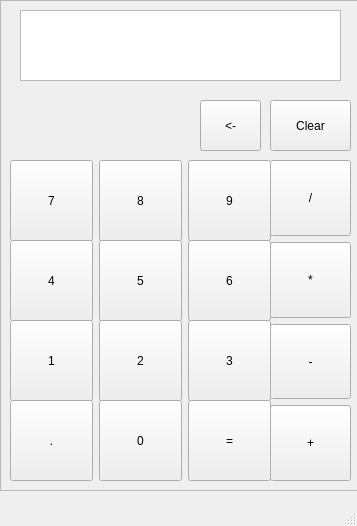
<?xml version="1.0" encoding="UTF-8"?>
<ui version="4.0">
 <class>MainWindow</class>
 <widget class="QMainWindow" name="MainWindow">
  <property name="geometry">
   <rect>
    <x>0</x>
    <y>0</y>
    <width>357</width>
    <height>526</height>
   </rect>
  </property>
  <property name="windowTitle">
   <string>MainWindow</string>
  </property>
  <widget class="QWidget" name="centralwidget">
   <widget class="QFrame" name="frame">
    <property name="geometry">
     <rect>
      <x>0</x>
      <y>0</y>
      <width>361</width>
      <height>491</height>
     </rect>
    </property>
    <property name="frameShape">
     <enum>QFrame::StyledPanel</enum>
    </property>
    <property name="frameShadow">
     <enum>QFrame::Raised</enum>
    </property>
    <widget class="QWidget" name="horizontalLayoutWidget">
     <property name="geometry">
      <rect>
       <x>10</x>
       <y>160</y>
       <width>261</width>
       <height>81</height>
      </rect>
     </property>
     <layout class="QHBoxLayout" name="horizontalLayout">
      <item>
       <widget class="QPushButton" name="btn_7">
        <property name="sizePolicy">
         <sizepolicy hsizetype="Minimum" vsizetype="Expanding">
          <horstretch>0</horstretch>
          <verstretch>0</verstretch>
         </sizepolicy>
        </property>
        <property name="text">
         <string>7</string>
        </property>
       </widget>
      </item>
      <item>
       <widget class="QPushButton" name="btn_8">
        <property name="sizePolicy">
         <sizepolicy hsizetype="Minimum" vsizetype="Expanding">
          <horstretch>0</horstretch>
          <verstretch>0</verstretch>
         </sizepolicy>
        </property>
        <property name="text">
         <string>8</string>
        </property>
       </widget>
      </item>
      <item>
       <widget class="QPushButton" name="btn_9">
        <property name="sizePolicy">
         <sizepolicy hsizetype="Minimum" vsizetype="Expanding">
          <horstretch>0</horstretch>
          <verstretch>0</verstretch>
         </sizepolicy>
        </property>
        <property name="text">
         <string>9</string>
        </property>
       </widget>
      </item>
     </layout>
    </widget>
    <widget class="QWidget" name="horizontalLayoutWidget_2">
     <property name="geometry">
      <rect>
       <x>10</x>
       <y>240</y>
       <width>261</width>
       <height>81</height>
      </rect>
     </property>
     <layout class="QHBoxLayout" name="horizontalLayout_2">
      <item>
       <widget class="QPushButton" name="btn_4">
        <property name="sizePolicy">
         <sizepolicy hsizetype="Minimum" vsizetype="Expanding">
          <horstretch>0</horstretch>
          <verstretch>0</verstretch>
         </sizepolicy>
        </property>
        <property name="text">
         <string>4</string>
        </property>
       </widget>
      </item>
      <item>
       <widget class="QPushButton" name="btn_5">
        <property name="sizePolicy">
         <sizepolicy hsizetype="Minimum" vsizetype="Expanding">
          <horstretch>0</horstretch>
          <verstretch>0</verstretch>
         </sizepolicy>
        </property>
        <property name="text">
         <string>5</string>
        </property>
       </widget>
      </item>
      <item>
       <widget class="QPushButton" name="btn_6">
        <property name="sizePolicy">
         <sizepolicy hsizetype="Minimum" vsizetype="Expanding">
          <horstretch>0</horstretch>
          <verstretch>0</verstretch>
         </sizepolicy>
        </property>
        <property name="text">
         <string>6</string>
        </property>
       </widget>
      </item>
     </layout>
    </widget>
    <widget class="QWidget" name="horizontalLayoutWidget_3">
     <property name="geometry">
      <rect>
       <x>10</x>
       <y>320</y>
       <width>261</width>
       <height>81</height>
      </rect>
     </property>
     <layout class="QHBoxLayout" name="horizontalLayout_3">
      <item>
       <widget class="QPushButton" name="btn_1">
        <property name="sizePolicy">
         <sizepolicy hsizetype="Minimum" vsizetype="Expanding">
          <horstretch>0</horstretch>
          <verstretch>0</verstretch>
         </sizepolicy>
        </property>
        <property name="text">
         <string>1</string>
        </property>
       </widget>
      </item>
      <item>
       <widget class="QPushButton" name="btn_2">
        <property name="sizePolicy">
         <sizepolicy hsizetype="Minimum" vsizetype="Expanding">
          <horstretch>0</horstretch>
          <verstretch>0</verstretch>
         </sizepolicy>
        </property>
        <property name="text">
         <string>2</string>
        </property>
       </widget>
      </item>
      <item>
       <widget class="QPushButton" name="btn_3">
        <property name="sizePolicy">
         <sizepolicy hsizetype="Minimum" vsizetype="Expanding">
          <horstretch>0</horstretch>
          <verstretch>0</verstretch>
         </sizepolicy>
        </property>
        <property name="text">
         <string>3</string>
        </property>
       </widget>
      </item>
     </layout>
    </widget>
    <widget class="QWidget" name="verticalLayoutWidget">
     <property name="geometry">
      <rect>
       <x>270</x>
       <y>160</y>
       <width>81</width>
       <height>321</height>
      </rect>
     </property>
     <layout class="QVBoxLayout" name="verticalLayout_6">
      <item>
       <widget class="QPushButton" name="btn_divide">
        <property name="sizePolicy">
         <sizepolicy hsizetype="Minimum" vsizetype="MinimumExpanding">
          <horstretch>0</horstretch>
          <verstretch>0</verstretch>
         </sizepolicy>
        </property>
        <property name="text">
         <string>/</string>
        </property>
       </widget>
      </item>
      <item>
       <widget class="QPushButton" name="btn_multiply">
        <property name="sizePolicy">
         <sizepolicy hsizetype="Minimum" vsizetype="MinimumExpanding">
          <horstretch>0</horstretch>
          <verstretch>0</verstretch>
         </sizepolicy>
        </property>
        <property name="text">
         <string>*</string>
        </property>
       </widget>
      </item>
      <item>
       <widget class="QPushButton" name="btn_minus">
        <property name="sizePolicy">
         <sizepolicy hsizetype="Minimum" vsizetype="MinimumExpanding">
          <horstretch>0</horstretch>
          <verstretch>0</verstretch>
         </sizepolicy>
        </property>
        <property name="text">
         <string>-</string>
        </property>
       </widget>
      </item>
      <item>
       <widget class="QPushButton" name="btn_plus">
        <property name="sizePolicy">
         <sizepolicy hsizetype="Minimum" vsizetype="MinimumExpanding">
          <horstretch>0</horstretch>
          <verstretch>0</verstretch>
         </sizepolicy>
        </property>
        <property name="text">
         <string>+</string>
        </property>
       </widget>
      </item>
     </layout>
    </widget>
    <widget class="QPushButton" name="btn_clear">
     <property name="geometry">
      <rect>
       <x>270</x>
       <y>100</y>
       <width>81</width>
       <height>51</height>
      </rect>
     </property>
     <property name="text">
      <string>Clear</string>
     </property>
    </widget>
    <widget class="QPushButton" name="btn_delete">
     <property name="geometry">
      <rect>
       <x>200</x>
       <y>100</y>
       <width>61</width>
       <height>51</height>
      </rect>
     </property>
     <property name="text">
      <string>&lt;-</string>
     </property>
    </widget>
    <widget class="QTextBrowser" name="txt_result">
     <property name="geometry">
      <rect>
       <x>20</x>
       <y>10</y>
       <width>321</width>
       <height>71</height>
      </rect>
     </property>
    </widget>
   </widget>
   <widget class="QWidget" name="horizontalLayoutWidget_4">
    <property name="geometry">
     <rect>
      <x>10</x>
      <y>400</y>
      <width>261</width>
      <height>81</height>
     </rect>
    </property>
    <layout class="QHBoxLayout" name="horizontalLayout_4">
     <item>
      <widget class="QPushButton" name="btn_dot">
       <property name="sizePolicy">
        <sizepolicy hsizetype="Minimum" vsizetype="Expanding">
         <horstretch>0</horstretch>
         <verstretch>0</verstretch>
        </sizepolicy>
       </property>
       <property name="text">
        <string>.</string>
       </property>
      </widget>
     </item>
     <item>
      <widget class="QPushButton" name="btn_0">
       <property name="sizePolicy">
        <sizepolicy hsizetype="Minimum" vsizetype="Expanding">
         <horstretch>0</horstretch>
         <verstretch>0</verstretch>
        </sizepolicy>
       </property>
       <property name="text">
        <string>0</string>
       </property>
      </widget>
     </item>
     <item>
      <widget class="QPushButton" name="btn_is">
       <property name="sizePolicy">
        <sizepolicy hsizetype="Minimum" vsizetype="Expanding">
         <horstretch>0</horstretch>
         <verstretch>0</verstretch>
        </sizepolicy>
       </property>
       <property name="text">
        <string>=</string>
       </property>
      </widget>
     </item>
    </layout>
   </widget>
  </widget>
  <widget class="QMenuBar" name="menubar">
   <property name="geometry">
    <rect>
     <x>0</x>
     <y>0</y>
     <width>357</width>
     <height>21</height>
    </rect>
   </property>
  </widget>
  <widget class="QStatusBar" name="statusbar"/>
 </widget>
 <resources/>
 <connections/>
</ui>
